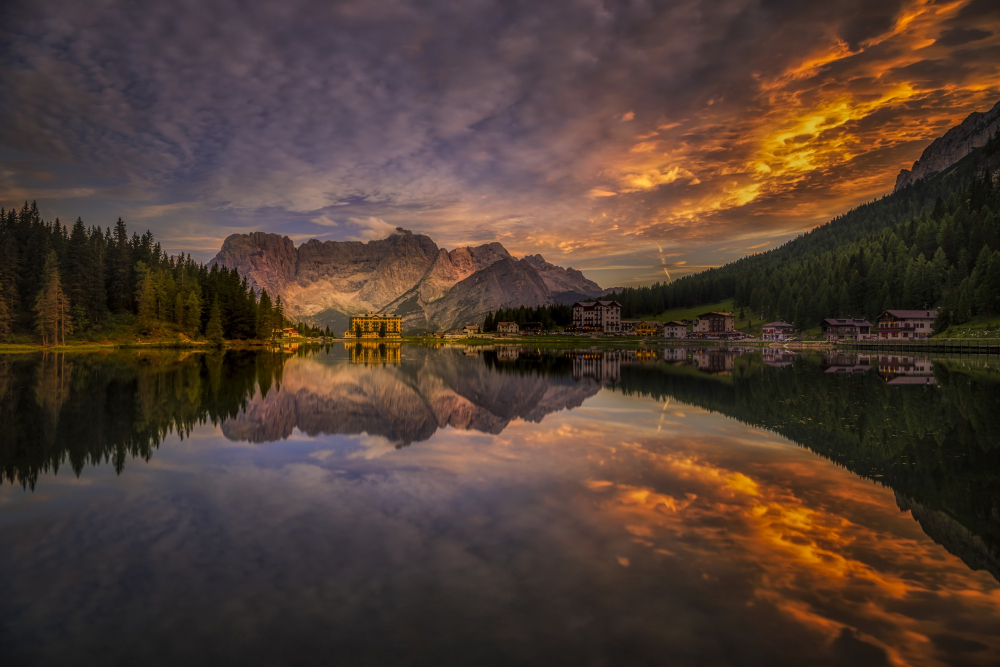
#> input picture coucher-de-soleil-sur-misurina.jpg, 2000 x 1334 px, found by its file name (shown at 1/2 size)
$ python prj_maths_2_0.py
#> lines starting #> are read from the running program, lines starting #| are printed output that depends on the picture
### svdmaison.py
import numpy as np

def calcul_U_V(A, k):
    taille = max(np.shape(A)) # taille maximale de la matrice A

    eigenvalues, U = np.linalg.eigh(A @ A.T) # valeurs et vecteurs propres de AAT
    index_sort = np.argsort(eigenvalues)[::-1] # indices du tri décroissant
    eigenvalues = eigenvalues[index_sort] # valeurs propres triées
    U = U[:, index_sort] # vecteurs propres triés

    eigenvalues = np.maximum(eigenvalues, 0) # éviter les valeurs négatives dues aux erreurs numériques

    singular_values = np.sqrt(eigenvalues) # valeurs singulières

    V = np.zeros((taille, taille)) # initialisation de V

    ATU = A.T @ U # calcul de A^T * U

    V[:, :k] = ATU[:, :k] / singular_values[:k] # calcul des k premiers vecteurs singuliers droits

    return U, V, singular_values

# Construction de la matrice sigma
def construire_sigma(singular_values, A, k):
    m, n = A.shape[:2] # dimensions de A
    sigma = np.zeros((m, n)) # initialisation de sigma
    for i in range(k):
        sigma[i, i] = singular_values[i] # remplissage des k premières valeurs singulières
    return sigma

# Construction de la matrice approximée
def construire_M(A, k):
    m, n = A.shape[:2] # dimensions de A
    if n < m:
        A = np.rot90(A) # rotation si n < m

    U, V, singular_values = calcul_U_V(A, k) # calcul de U, V et des valeurs singulières

    if n < m:
        return np.rot90(np.clip(U @ construire_sigma(singular_values, A, k) @ V.T, 0, 255), -1) # rotation inverse si n < m
    else:
        return np.clip(U @ construire_sigma(singular_values, A, k) @ V.T, 0, 255) # retour de l'approximation forcée dans [0,255]

### prj_maths_2_0.py
import svdmaison as svd
import numpy as np
import matplotlib.pyplot as plt
from matplotlib.image import imread
import os

# variable image source
image_path = ".\\coucher-de-soleil-sur-misurina.jpg"

# Charger une image
A = imread(image_path).astype(float)

# Si l’image est en couleur (3 canaux), on la convertit en niveaux de gris
if A.ndim == 3:
    A = np.mean(A, axis=2)
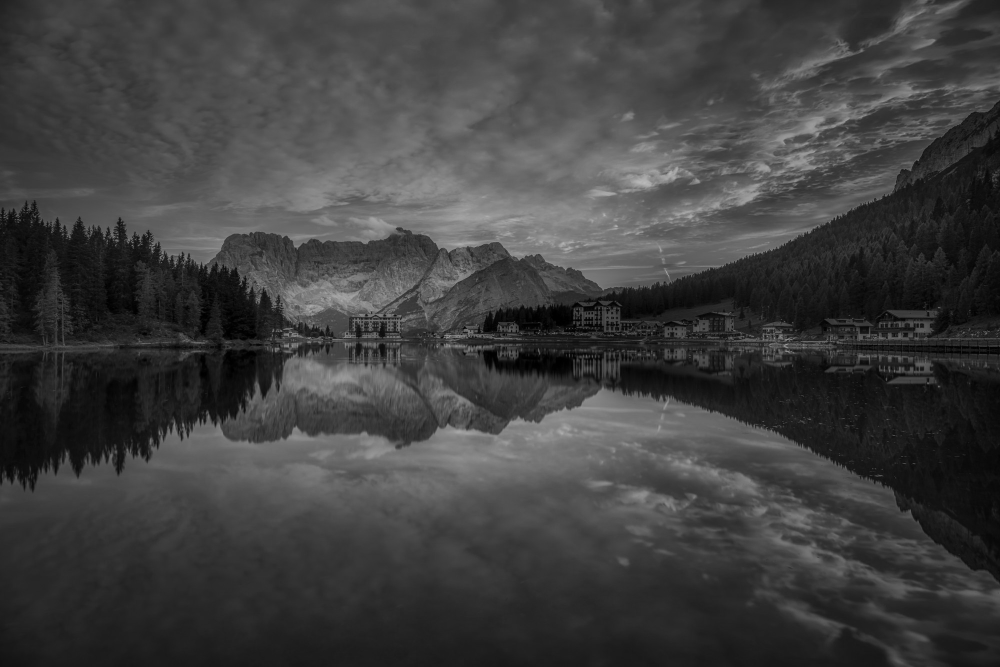
#> A: shape (1334, 2000) float64 (shown at 1/2 size); min 0, max 186.3, mean 63.5

# Taille maximale pour la compression
def k_max(A):
    m, n = A.shape[:2]
    return min(m, n)

# Sauvegarde et taille des fichiers
def save_and_size(img, filename):
    plt.imsave(filename, img, cmap="gray")
    size_bytes = os.path.getsize(filename)
    print(f"{filename} : {size_bytes/1024:.2f} Ko ({size_bytes} octets), réduction de {(1 - size_bytes/os.path.getsize(image_path))*100:.2f} %")

# Fonction de sauvegarde des images compressées
def save_compressed_images():
    for k in k_array:
        img_k = svd.construire_M(A, k)
        filename = f"compressed_k{k}.jpg"
        save_and_size(img_k, filename)

# Fonction d’affichage des images
def affichage_images():
    plt.figure(figsize=(12,6))

    plt.subplot(1,4,1)
    plt.imshow(A, cmap="gray")
    plt.title("Originale")
    plt.axis("off")

    for i, k in enumerate(k_array, start=2):
        img_k = svd.construire_M(A, k)
        plt.subplot(1,4,i)
        plt.imshow(img_k, cmap="gray")
        plt.title(f"k={k}")
        plt.axis("off")
    plt.show(block = False)

# Tableau des valeurs de k à tester
k_array = [3, 20, k_max(A)]
#> k_array = [3, 20, 1334]

def main():
    print(f"Originale : {os.path.getsize(image_path)/1024:.2f} Ko ({os.path.getsize(image_path)} octets)") #affiche la taille de l’image originale
    affichage_images() #affiche les images compressées
#> the loop in affichage_images, `for i, k in enumerate(k_array, start=2):` made 3 passes
#> k on passes 1 to 3: 3, 20, 1334
#> pass 1, in calcul_U_V, `eigenvalues, U = np.linalg.eigh(A @ A.T)`:
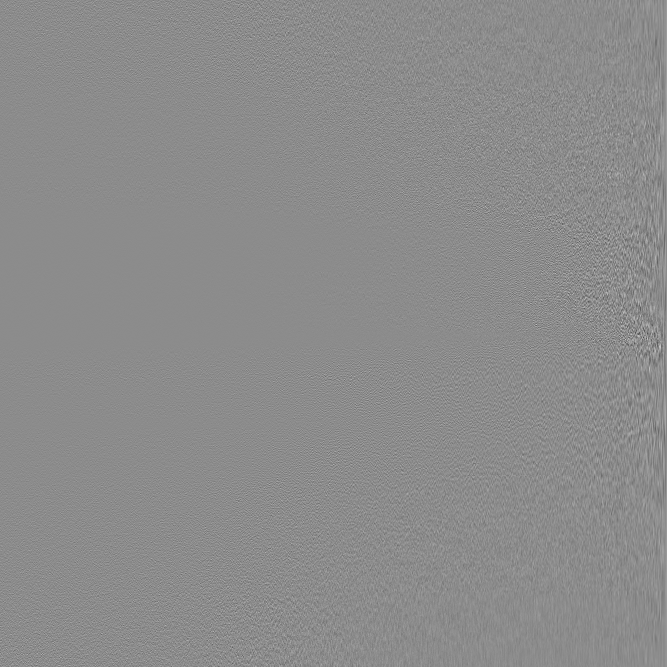
#> U: shape (1334, 1334) float64 (shown at 1/2 size); min -0.26, max 0.214, mean 2.19e-05; drawn with min black and max white
#> pass 1, in calcul_U_V, `ATU = A.T @ U`:
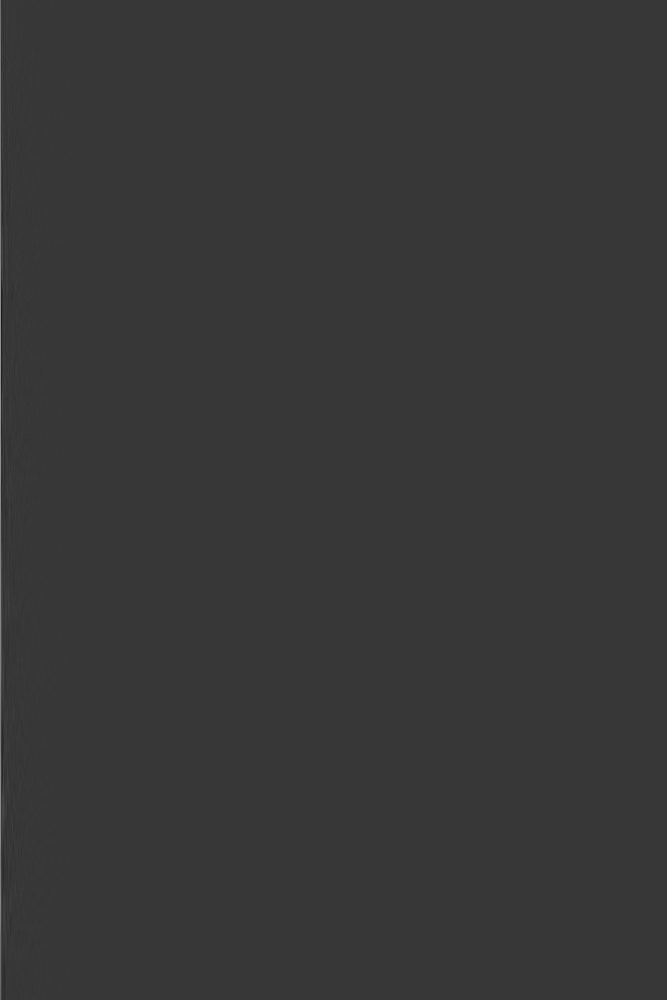
#> ATU: shape (2000, 1334) float64 (shown at 1/2 size); min -927.8, max 3331.6, mean 1.9; drawn with min black and max white
#> in affichage_images, `plt.show(block = False)`:
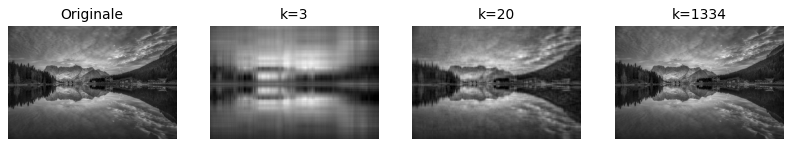
#> figure drawn by matplotlib, 4 panels
    save_compressed_images() #sauvegarde les images compressées
#> the loop in save_compressed_images, `for k in k_array:` made 3 passes
#> (k, filename, size_bytes in save_and_size) on passes 1 to 3: (3, 'compressed_k3.jpg', 127155), (20, 'compressed_k20.jpg', 172475), (1334, 'compressed_k1334.jpg', 260983)
#| compressed_k3.jpg : 124.17 Ko (127155 octets), réduction de 66.29 %
#| compressed_k20.jpg : 168.43 Ko (172475 octets), réduction de 54.28 %
#| compressed_k1334.jpg : 254.87 Ko (260983 octets), réduction de 30.82 %
#> pass 1, in save_compressed_images, `img_k = svd.construire_M(A, k)`:
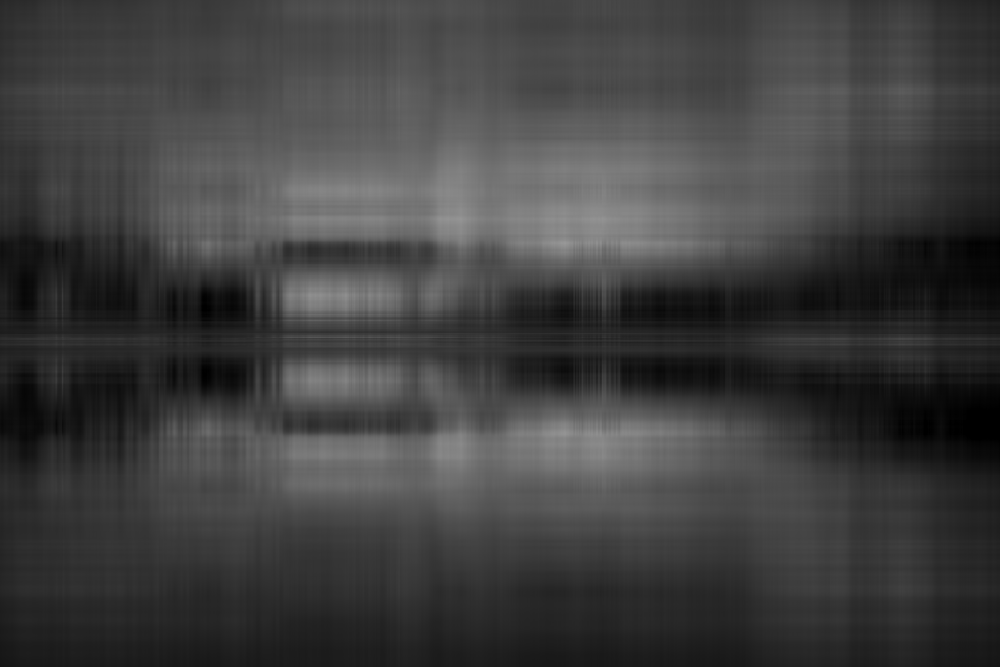
#> img_k: shape (1334, 2000) float64 (shown at 1/2 size); min 0, max 152.7, mean 63.5
#> pass 1, in save_and_size, `plt.imsave(filename, img, cmap="gray")`:
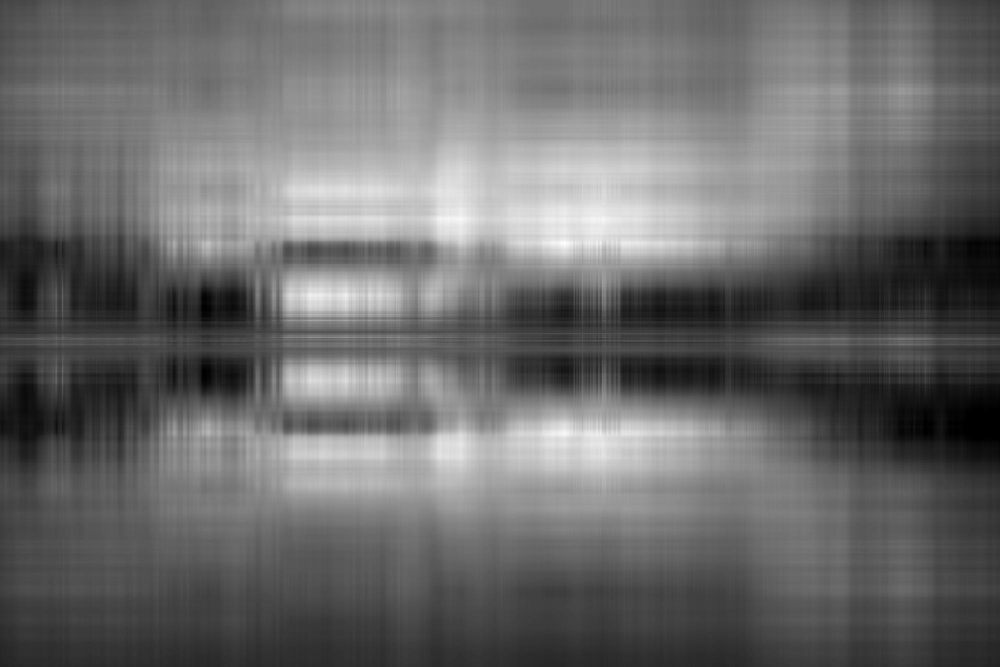
#> saved as compressed_k3.jpg: shape (1334, 2000, 3) (shown at 1/2 size); min 0, max 255, mean 105.9
#> pass 2, in construire_M (call 5), `U, V, singular_values = calcul_U_V(A, k)`:
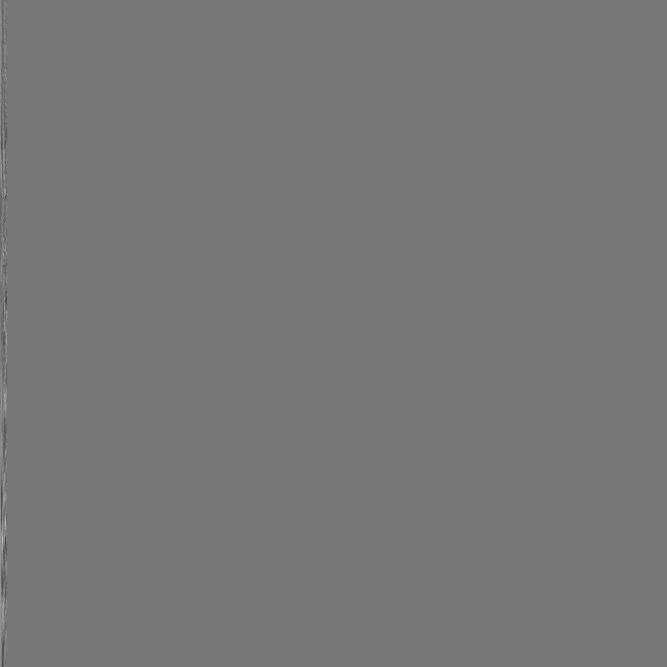
#> V: shape (2000, 2000) float64 (shown at 1/3 size); min -0.083, max 0.0946, mean 1.3e-05; drawn with min black and max white
    input("Appuyez sur entrée pour quitter...")

main()
